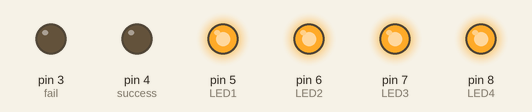
Recording of a sketch running on a simulated Arduino Uno, built with avr-gcc and run on an emulated ATmega328P. Shown: output pins drawn as LEDs (lit = HIGH).

Above: at 0.1 s.
Timing chart, 0 to 1.6 s (numbered marks = the images above):
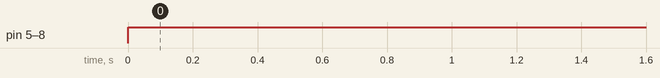

Measured:
- by itself, pin 5 (LED1), pin 6 (LED2), pin 7 (LED3), pin 8 (LED4): LOW → HIGH at 0.00 s

The sketch:

Combined.ino
```cpp
// straw stab button
const int stabButton = A2;
int stabOut = LOW;
int count = 0;
int success = 4;
int fail = 3;

//joystick input pins
const int VRX = A0;
const int VRY = A1;
int xvalue = 0;
int yvalue = 0;
int joystickMoves = 0;
bool up = false;
bool down = false;
bool left = false;
bool right = false;
bool complete = false;

const int LED1 = 5; //left
const int LED2 = 6; //right
const int LED3 = 7; // down
const int LED4 = 8; // up

unsigned long int pre = 0;
unsigned long int post = 0;

// the setup function runs once when you press reset or power the board
void setup() {
  pinMode(VRX, INPUT);
  pinMode(stabButton, INPUT_PULLUP);
  pinMode(VRY, INPUT);
  pinMode(LED1, OUTPUT);
  pinMode(LED2, OUTPUT);
  pinMode(LED3, OUTPUT);
  pinMode(LED4, OUTPUT);
  pinMode(success, OUTPUT);
  pinMode(fail, OUTPUT);

}

// the loop function runs over and over again forever
void loop() {
  // read analog X and Y analog values
  digitalWrite(LED1,HIGH);
    digitalWrite(LED2,HIGH);
      digitalWrite(LED3,HIGH);
        digitalWrite(LED4,HIGH);


}

bool shakeSucces()
{
  while (true) // could be replaced with while(timer has not run out)
  {
    xvalue = analogRead(VRX);
    yvalue = analogRead(VRY);

  // if the joystick goes left
  if (xvalue < 400)
    {
      left = true;
    }
  if (xvalue > 800) // goes right
    {
      right = true;
    }
  if (yvalue > 800) // goes up
    {
      up = true;
    }
  if (yvalue < 400) // goes down
    {
      down = true;
    }

    // if the first rotation of the joystick is done
    if ((down==true) && (up==true) && (right==true) && (left==true))
      {
        // increase the number of moves made, and return success when enough rotations
        joystickMoves++;
        if (joystickMoves > 2)
        {
          up = false;
          down = false;
          left = false;
          right = false;
          joystickMoves = 0;
          return true;
        }
        else // restart the moves for another rotation
        {
          up = false;
          down = false;
          left = false;
          right = false;
        }
      }
  }
  return false;
}
```
